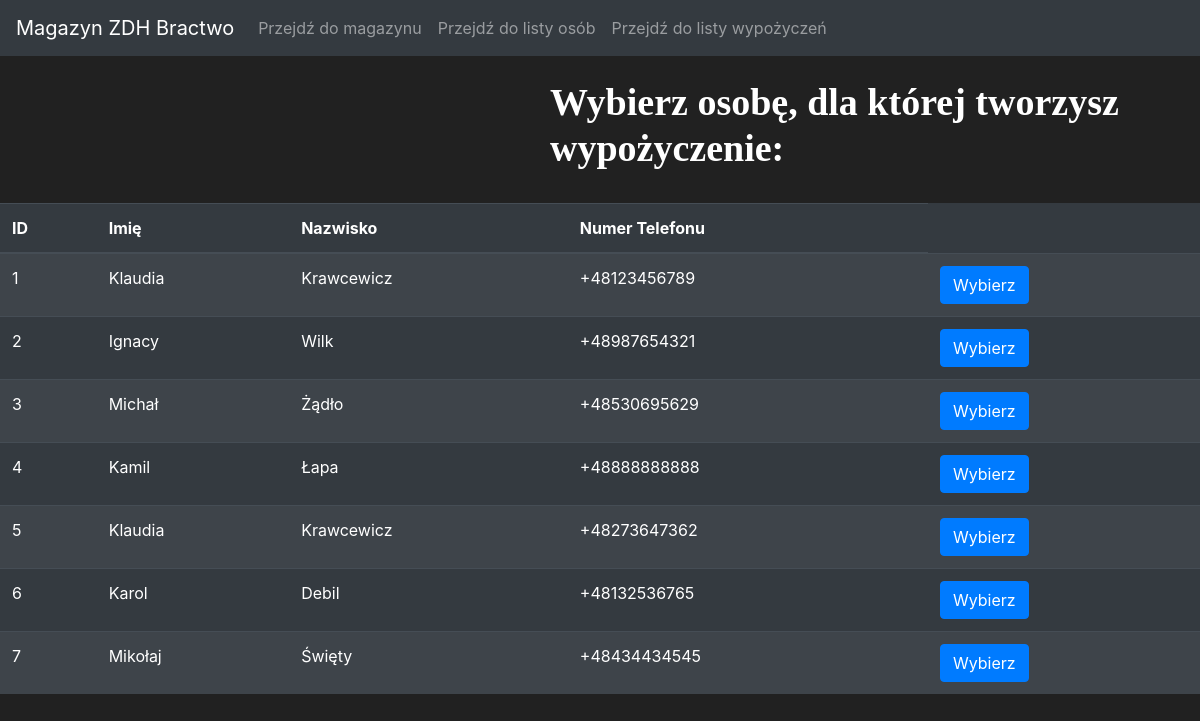
Before: /persons/choose with the older database file.
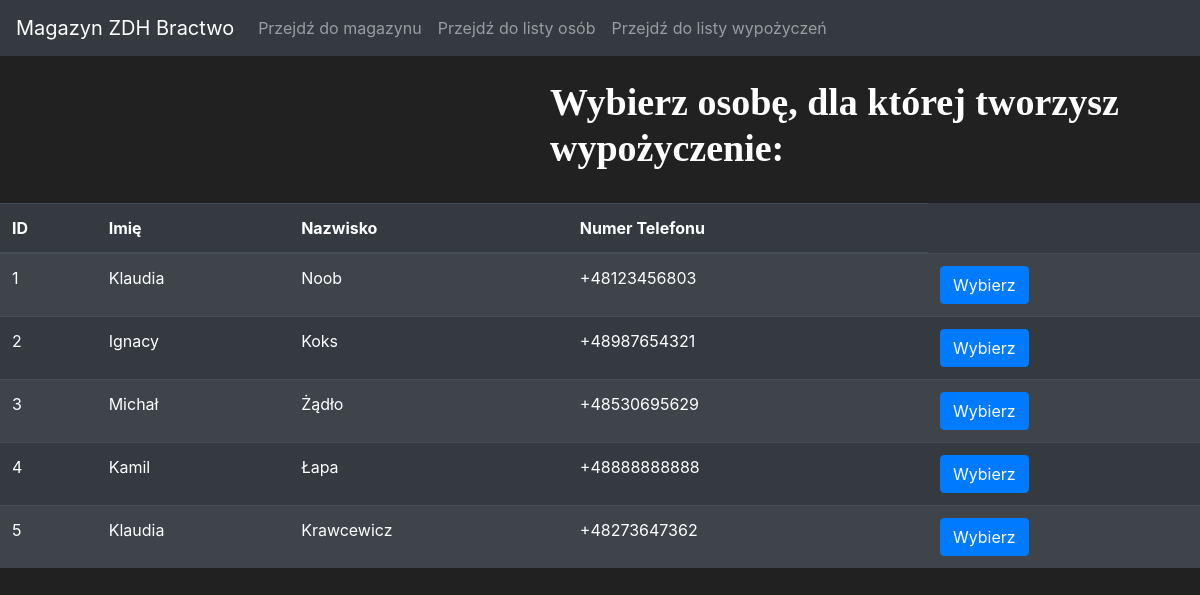
After: the same page with the newer database file.
### app.py (models this page shows, shortened)
class Person(db.Model):
    id = db.Column(db.Integer(), primary_key = True)
    name = db.Column(db.String(length=30), nullable = False)
    surname = db.Column(db.String(length=30), nullable = False)
    phone = db.Column(db.String(length=12), nullable = False, unique = True)

### app.py (the view)
@app.route('/persons/choose', methods=['GET'])
def choose_person_list():
    persons = Person.query.all()
    return render_template('rental_person_choose.html', persons=persons)

### templates/rental_person_choose.html (shortened to what this page needs)
{% extends "template_main.html" %}
{% block content %}
<br>
<h1 style="font-family: Calibri; font-size: 38px; font-weight: 600; margin-left: 550px;">
    Wybierz osobę, dla której tworzysz wypożyczenie:
</h1>
{% endblock %}
{%block table %}
    <table class="table table-striped table-dark">
    <thead>
        <tr>
        <th scope="col">ID</th>
        <th scope="col">Imię</th>
        <th scope="col">Nazwisko</th>
        <th scope="col">Numer Telefonu</th>
        </tr>
    </thead>
    <tbody>
        {% for person in persons %}
                    <tr>
                        <td>{{ person.id }}</td>
                        <td>{{ person.name }}</td>
                        <td>{{ person.surname }}</td>
                        <td>{{ person.phone }}</td>
                        <td>
                            <a href="{{ url_for('choose_person_page', id=person.id) }}" class="btn btn-outline btn-primary">Wybierz</a>
                        </td>
                    </tr>
        {% endfor %}
    </tbody>
    </table>
{%endblock%}

Changed rows visible on the page:
removed Person: id "6", name "Karol", surname "Debil", phone "+48132536765"
removed Person: id "7", name "Mikołaj", surname "Święty", phone "+48434434545"
changed Person id 1: surname "Krawcewicz" → "Noob"; phone "+48123456789" → "+48123456803"
changed Person "Ignacy": surname "Wilk" → "Koks"
